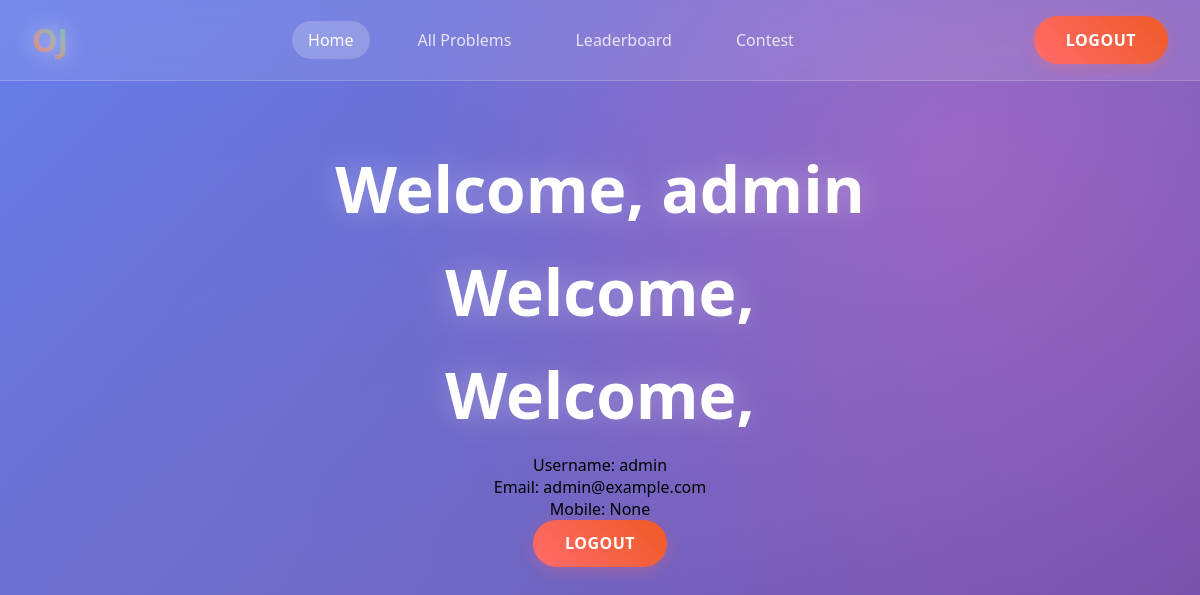
/auth/dashboard/ (signed in), run on the app's committed database.
### user_auth/models.py (models this page shows)
class User(AbstractUser):
    dob = models.DateField(null=True, blank=True)
    mobile_no = models.CharField(max_length=15, blank=True, null=True)

### user_auth/views.py (the view)
# urls.py: path("dashboard/", dashboard_view, name="dashboard"),
@login_required
def dashboard_view(request):
    return render(request, "user_auth/dashboard.html", {"user": request.user})

### templates/user_auth/dashboard.html (shortened to what this page needs)
<!DOCTYPE html>
<html lang="en">
<head>
</head>
<body>
    <div class="nav">
        <div class="nav-logo">
            OJ
        </div>
        <div class="nav-menu">
            <ul>
                <li>
                    <a href="{% url 'core:home' %} " class="link active">Home</a>
                </li>
                <li>
                    <a href="{% url 'core:problems' %}" class="link">All Problems</a>
                </li>
                <li>
                    <a href="{% url 'contests:leaderboard' %}" class="link">Leaderboard</a>
                </li>
                <li>
                    <a href="{% url 'contests:contest' %}" class="link">Contest</a>
                </li>
            </ul>
        </div>
        <div class="nav-button">
            <a href="{% url 'user_auth:logout' %}" class="btn" id="LogoutBtn">Logout</a>
        </div>
    </div>
    {% if user.is_authenticated %}
    <section class="hero">
        <h1>Welcome, {{ user.username }}</h1>
        <h1>Welcome, {{ user.first_name }}</h1>
        <h1>Welcome, {{ user.last_name }}</h1>
        <p>Username: {{ user.username }}</p>
        <p>Email: {{ user.email }}</p>
        <p>Mobile: {{ user.mobile_no }}</p>
        <div class="cta-buttons">
            <a href="{% url 'user_auth:logout' %}" class="btn" id="LogoutBtn">Logout</a>
        </div>
        {% else %}
        <h1>Please log in to access your dashboard.</h1>
        <a href="{% url 'user_auth:login' %}" class="btn" id="LoginBtn">Login</a>
        {% endif %}
    </section>
</body>
</html>

### templates/user_auth/dashboard.html (style rules this page uses)
* { margin: 0; padding: 0; box-sizing: border-box; }
body { font-family: 'Segoe UI', Tahoma, Geneva, Verdana, sans-serif; background: linear-gradient(135deg, #667eea 0%, #764ba2 100%); min-height: 100vh; position: relative; overflow-x: hidden; }
body::before { content: ''; position: absolute; top: 0; left: 0; right: 0; bottom: 0; background: radial-gradient(circle at 20% 80%, rgba(120, 119, 198, 0.3) 0%, transparent 50%), radial-gradient(circle at 80% 20%, rgba(255, 119, 198, 0.3) 0%, transparent 50%); z-index: 1; }
.nav { display: flex; justify-content: space-between; align-items: center; padding: 1rem 2rem; background: rgba(255, 255, 255, 0.1); backdrop-filter: blur(10px); border-bottom: 1px solid rgba(255, 255, 255, 0.2); position: relative; z-index: 100; }
.nav-logo { font-size: 2rem; font-weight: bold; color: white; text-shadow: 0 0 20px rgba(255, 255, 255, 0.5); background: linear-gradient(45deg, #ff6b6b, #4ecdc4); -webkit-background-clip: text; -webkit-text-fill-color: transparent; background-clip: text; }
.nav-menu ul { display: flex; list-style: none; gap: 2rem; }
.nav-menu .link { text-decoration: none; color: rgba(255, 255, 255, 0.8); font-weight: 500; padding: 0.5rem 1rem; border-radius: 25px; transition: all 0.3s ease; position: relative; }
.nav-menu .link:hover, .nav-menu .link.active { color: white; background: rgba(255, 255, 255, 0.2); transform: translateY(-2px); }
.nav-button { display: flex; gap: 1rem; }
.btn { padding: 0.8rem 2rem; border: none; border-radius: 25px; font-weight: 600; cursor: pointer; transition: all 0.3s ease; text-transform: uppercase; letter-spacing: 0.5px; text-decoration: none; display: inline-block; text-align: center; }
.btn:not(.white-btn) { background: linear-gradient(45deg, #ff6b6b, #ee5a24); color: white; box-shadow: 0 4px 15px rgba(255, 107, 107, 0.3); }
.hero { position: relative; z-index: 10; padding: 4rem 2rem; text-align: center; max-width: 1200px; margin: 0 auto; }
.hero h1 { font-size: 4rem; font-weight: 800; color: white; margin-bottom: 1rem; text-shadow: 0 0 30px rgba(255, 255, 255, 0.3); animation: fadeInUp 1s ease-out; }
.cta-buttons { display: flex; gap: 1.5rem; justify-content: center; margin-bottom: 4rem; animation: fadeInUp 1s ease-out 0.6s both; }

### data on the page
User: username "admin", email "admin@example.com", mobile_no "None"
